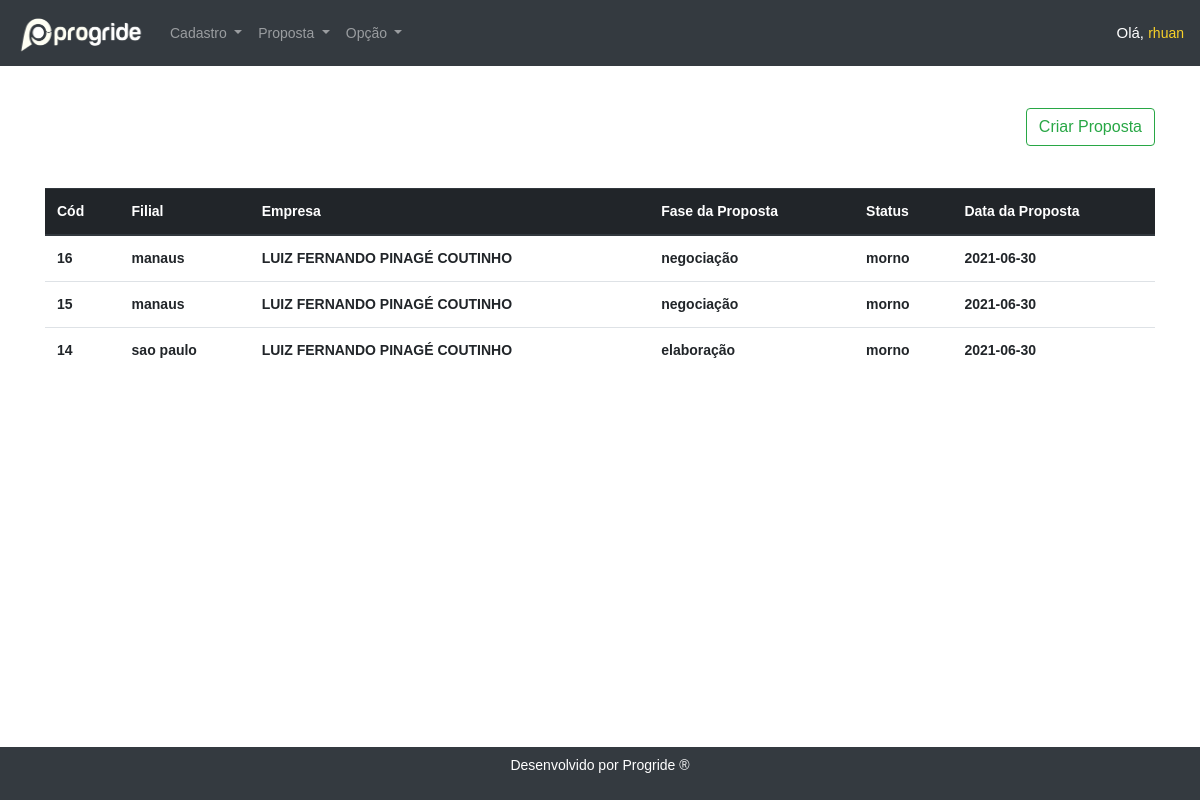
The app's page /php/painel.php?page=proposta/ (signed in) with its own data.
### tables this page shows
CREATE TABLE `tab_leads` (
  `TAB_LEADS_ID` int(11) NOT NULL,
  `TAB_LEADS_FILIAL` varchar(100) DEFAULT NULL,
  `TAB_LEADS_EMPRESA` varchar(100) DEFAULT NULL,
  `TAB_LEADS_CONSULTOR` varchar(100) DEFAULT NULL,
  `TAB_LEADS_ENDERECO` varchar(100) DEFAULT NULL,
  `TAB_LEADS_TELEFONE` varchar(20) DEFAULT NULL,
  `TAB_LEADS_CELULAR` varchar(20) DEFAULT NULL,
  `TAB_LEADS_FASE` varchar(20) DEFAULT NULL,
  `TAB_LEADS_STATUS` varchar(20) DEFAULT NULL,
  `TAB_LEADS_PRODUTO` varchar(200) DEFAULT NULL,
  `TAB_LEADS_VALOR` varchar(200) DEFAULT NULL,
  `TAB_LEADS_UNIDADE` varchar(200) DEFAULT NULL,
  `TAB_LEADS_DESC` varchar(200) DEFAULT NULL,
  `TAB_LEADS_DATAINICIO` date NOT NULL,
  `TAB_LEADS_DATAFIM` date NOT NULL,
  `TAB_LEADS_PAGAMENTO` varchar(100) NOT NULL
);

### conection/conection.php (called while the page is built)
<?php
class ConnectFactory{
    public static function getConection(){
        $host = "mysql:host=localhost;dbname=crm";
        $root = "root";
        $senha = "";
    try {
        $con = new PDO($host,$root, $senha);
    } catch (PDOException $exc) {
        echo                      "<br><br><br><br>".$exc->getMessage();
    }
        return $con;
    }
}
?>

### dao/DAO.php (called while the page is built)
<?php
include_once "../conection/conection.php";
abstract class Dao{
    public function __construct()
    {
        $this->con = ConnectFactory :: getConection();
    }
    }
?>

### dao/LeadsDAO.php (called while the page is built, shortened)
<?php
include_once "../dao/DAO.php";
include_once "../class/classLeads.php";
class ClassLeadsDAO extends Dao
{
?>
<?php
    public function listarProposta()
    {
        $sql = "SELECT * FROM `tab_leads` ORDER BY `tab_leads`.`TAB_LEADS_ID` DESC ";
        $select = $this->con->prepare($sql);
        $select->execute();
        $array = array();
        while ($row = $select->fetch(PDO::FETCH_ASSOC)) {
            $Classleads = new ClassLeads();
            $Classleads->setId($row['TAB_LEADS_ID']);
            $Classleads->setFilial($row['TAB_LEADS_FILIAL']);
            $Classleads->setEmpresa($row['TAB_LEADS_EMPRESA']);
            $Classleads->setFase($row['TAB_LEADS_FASE']);
            $Classleads->setStatus($row['TAB_LEADS_STATUS']);
            $Classleads->setDatainicio($row['TAB_LEADS_DATAINICIO']);
            $array[] = $Classleads;
        }
        return $array;
    }
}
?>

### class/classLeads.php (called while the page is built, shortened)
<?php
Class ClassLeads{
    private $id;
    private $filial;
    private $empresa;
    private $fase;
    private $status;
    private $datainicio;
    public function setId($id){
        $this->id = $id;
    }
    public function getId(){
        return $this->id;
    }
    public function setFilial($filial){
        $this->filial = $filial;
    }
    public function getFilial(){
        return $this->filial;
    }
    public function setEmpresa($empresa){
        $this->empresa = $empresa;
    }
    public function getEmpresa(){
        return $this->empresa;
    }
    public function setFase($fase){
        $this->fase = $fase;
    }
    public function getFase(){
        return $this->fase;
    }
    public function setStatus($status){
        $this->status = $status;
    }
    public function getStatus(){
        return $this->status;
    }
    public function setDatainicio($datainicio){
        $this->datainicio = $datainicio;
    }
    public function getDatainicio(){
        return $this->datainicio;
    }
}
?>

### php/leads.php (the view)
<?php
include_once "../dao/LeadsDAO.php";
$leades = new ClassLeadsDAO();
$dados = $leades->listarProposta();
?>
<br><br>
<link href='../css/table.css' rel='stylesheet' />
<div class="text-right">
<a class="btn btn-outline-success" href="?page=add/proposta/">Criar Proposta</a>
</div>
<br><br>
<table class="table">
    <thead class="thead-dark">
        <tr>
            <th scope="col">Cód</th>
            <th scope="col">Filial</th>
            <th scope="col">Empresa</th>
            <th scope="col">Fase da Proposta</th>
            <th scope="col">Status</th>
            <th scope="col">Data da Proposta</th>
        </tr>
    </thead>
    <tbody>
        <?php
        foreach ($dados as $dados) {
        ?>
            <tr>
                <th scope="col"><?php echo $dados->getID(); ?></th>
                <th scope="col"><?php echo $dados->getFilial(); ?></th>
                <th scope="col"><?php echo $dados->getEmpresa(); ?></th>
                <th scope="col"><?php echo $dados->getFase(); ?></th>
                <th scope="col"><?php echo $dados->getStatus(); ?></th>
                <th scope="col"><?php echo $dados->getDatainicio(); ?></th>
            </tr>
        <?php
        }
        ?>
    </tbody>
</table>

### layout/head.php (shortened to what this page needs)
<!DOCTYPE html>
<html lang="PT-BR">
<head>
    <link rel="stylesheet" href="https://maxcdn.bootstrapcdn.com/bootstrap/4.0.0/css/bootstrap.min.css">
    <link href='../css/body.css' rel='stylesheet' />
    <link href='../css/main.css' rel='stylesheet' />
    <link href='../css/css.css' rel='stylesheet' />
</head>
<body>
    <nav class="navbar navbar-dark bg-dark navbar-expand-lg">
        <a class="navbar-brand" href="?page=parceiro/">
            <img src="../img/progride_logo.png" width="130" height="40" alt="">
        </a>
        <div class="collapse navbar-collapse" id="navbarNavDropdown">
            <ul class="navbar-nav">
                <li class="nav-item dropdown">
                    <a class="nav-link dropdown-toggle" href="#" id="navbarDropdownMenuLink" data-toggle="dropdown" aria-haspopup="true" aria-expanded="false">
                        Cadastro
                    </a>
                </li>
                <li class="nav-item dropdown">
                    <a class="nav-link dropdown-toggle" href="#" id="navbarDropdownMenuLink" data-toggle="dropdown" aria-haspopup="true" aria-expanded="false">
                        Proposta
                    </a>
                </li>
                <li class="nav-item dropdown">
                    <a class="nav-link dropdown-toggle" href="#" id="navbarDropdown" role="button" data-toggle="dropdown" aria-haspopup="true" aria-expanded="false">
                    Opção
                    </a>
                </li>
            </ul>
        </div>
            <div class="text-right" style="color: #f9d228;">
            <?php echo '<span style="color: #fff; font-size: 15px;">Olá,  </span> '.$_SESSION['user']['nome']; ?>
            </div>
    </nav>
</body>

### php/painel.php (shortened to what this page needs)
<?php
    include_once "../layout/head.php";
?>
<div class="container">
    <?php
    if (isset($_GET['page'])) {
        $pagina = $_GET['page'];
        switch ($pagina) {
            case 'proposta/':
                include_once "../php/leads.php";
                break;
        }
    }
    ?>
</div>
<br><br><br>
<?php include_once "../layout/footer.php"; ?>

### layout/footer.php (shortened to what this page needs)
<footer>
    <nav class="navbar fixed-bottom navbar-expand-sm navbar-dark bg-dark justify-content-center">
        <p style="color:#fff;"> Desenvolvido por Progride ®</p>
    </nav>
</footer>
</html>

### css/main.css (style rules this page uses)
:root { --fc-daygrid-event-dot-width: 8px; }
:root { --fc-list-event-dot-width: 10px; --fc-list-event-hover-bg-color: #f5f5f5; }

### css/css.css (style rules this page uses)
body { margin: 0; padding: 0; font-family: Arial, Helvetica Neue, Helvetica, sans-serif; font-size: 14px; }

### css/table.css (style rules this page uses)
table { max-width: 100%; overflow: scroll; }

### records on screen
tab_leads: TAB_LEADS_ID "16", TAB_LEADS_FILIAL "manaus", TAB_LEADS_EMPRESA "LUIZ FERNANDO PINAGÉ COUTINHO", TAB_LEADS_FASE "negociação", TAB_LEADS_STATUS "morno", TAB_LEADS_DATAINICIO "2021-06-30"
tab_leads: TAB_LEADS_ID "15", TAB_LEADS_FILIAL "manaus", TAB_LEADS_EMPRESA "LUIZ FERNANDO PINAGÉ COUTINHO", TAB_LEADS_FASE "negociação", TAB_LEADS_STATUS "morno", TAB_LEADS_DATAINICIO "2021-06-30"
tab_leads: TAB_LEADS_ID "14", TAB_LEADS_FILIAL "sao paulo", TAB_LEADS_EMPRESA "LUIZ FERNANDO PINAGÉ COUTINHO", TAB_LEADS_FASE "elaboração", TAB_LEADS_STATUS "morno", TAB_LEADS_DATAINICIO "2021-06-30"

### other values on screen
$_SESSION['user']['nome'] "rhuan"
